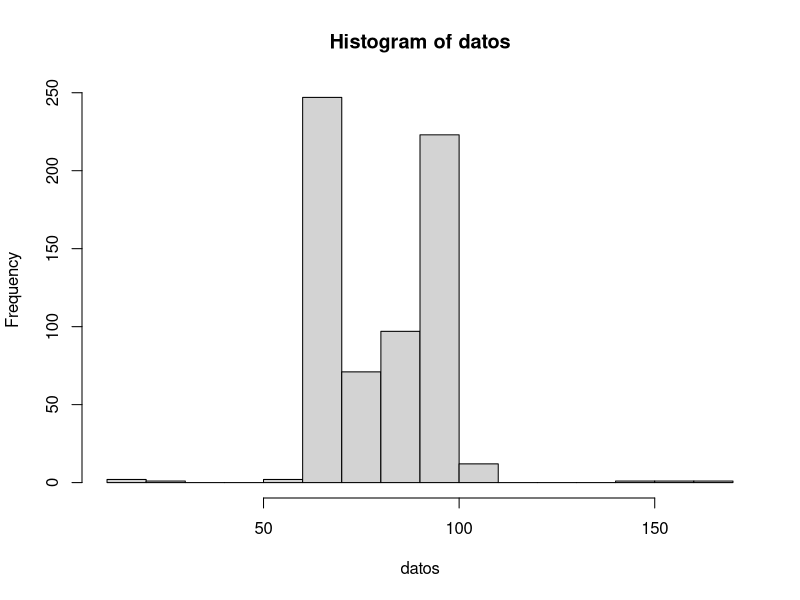

Here is the R script that generated this plot: (Note: this script raises an error after producing the figure.)
# practica repaso parcial
# 1

puntosMedios=seq(3, 21, 3)
freqAbs = seq(20, 50, 5)
mediaClases = sum(puntosMedios*freqAbs)/sum(freqAbs)
varianzaClases = sum((puntosMedios-mediaClases)^2*freqAbs)/sum(freqAbs)

# 2
setwd("~/practicas-uni/Estadistica")
scan("datosG1yG2.txt", sep=" ", what=numeric(), strip.white=TRUE)
datos=scan("datosG1yG2.txt", sep=" ", what=numeric(), strip.white=TRUE)
histo = hist(datos)
Q1 = quartile(datos, 0.25)
Q1 = quantile(datos, 0.25)
Q3 = quantile(datos, 0.75)
RIC = Q3-Q1
Vm = Q1-1.5*RIC
VM = Q3+1.5*RIC
atipicos = datos[datos>VM | datos<Vm]
atipicos
datoscor = cut(datos, breaks=histo$breaks, include.lowest = TRUE)
datoscor
nimbres = names(table(datoscor))
nombres = names(table(datoscor))
ni = as.numeric(table(datoscor))
fi = ni/length(ni)
Ni = cumsum(ni)
Fi = cumsum(fi)
tabla = data.frame(nombres, ni, fi, Ni, Fi)

# 3
freq = c(seq(300, 700, 100), seq(550, 950, 100), seq(1050, 1850, 200))
genero = c(rep("A", 5), rep("CC", 5), rep("T", 5))
años = rep(c(2017, 2018, 2019, 2020, 2021), 3)
tablaFreqAbs = xtabs(freq~genero+años)
tablaFreqRel = prop.table(tablaFreqAbs)
tablaFreqRel = tablaFreqAbs/sum(tablaFreqAbs)
tablaRelMar = addmargins(tablaFreqRel)


# 4
# NO ENTRA

# otro
T1 = as.numeric(quantile(datos, 0.3))
T2 = as.numeric(quantile(datos, 0.7))
datoscor2 = cut(datos, breaks=c(min(datos), T1, T2, max(datos)), labels=c("Ligero", "Medio", "Pesado"), include.lowest = TRUE)
summary = summary(datoscor2)
by(datos, datoscor2, summary)
boxplot(datos~datoscor2)

# otro
datoscor3 = cut(datos[datos>=65 & datos<=80], breaks=seq(65, 80, 3), include.lowest = TRUE)
barplot(table(datoscor3))
pie(table(datoscor3))
